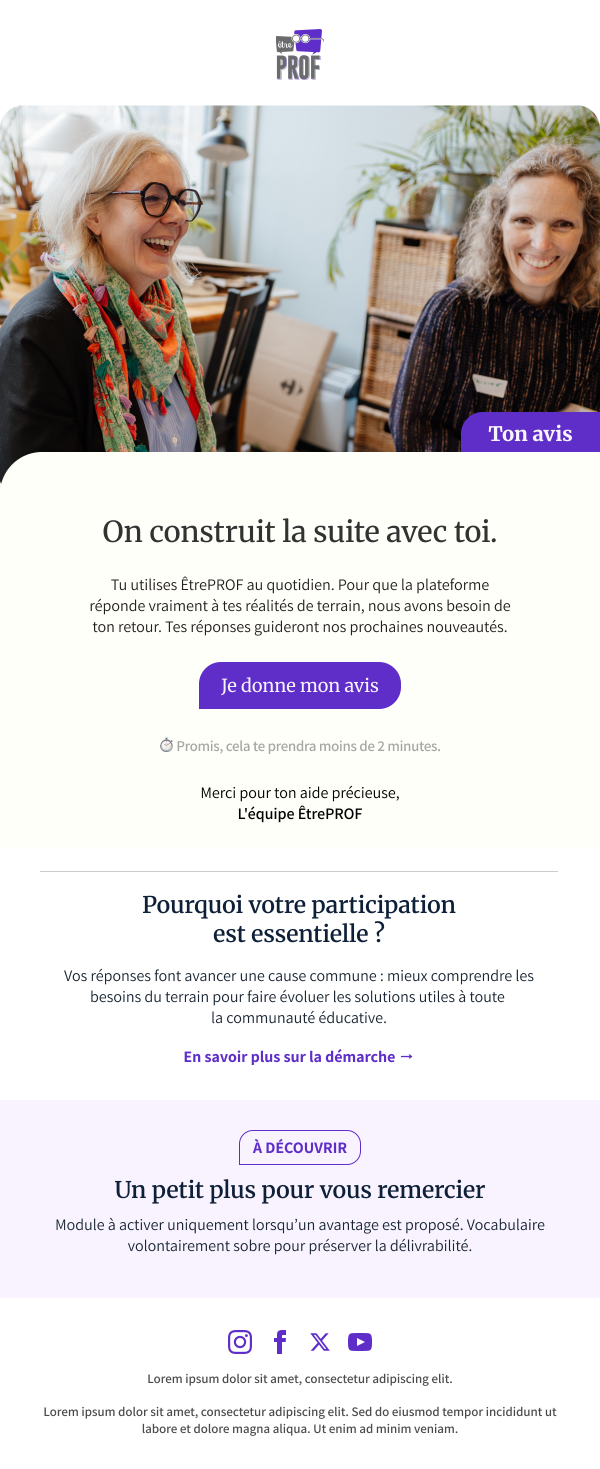
#> input picture images/email-01-figma.png, 1200 x 2938 px, found by its file name (shown at 1/2 size); its folder holds only this picture in this run
$ python fix_heroes.py
#> lines starting #> are read from the running program, lines starting #| are printed output that depends on the picture
"""Rebuild hero PNGs from Figma frame renders with scoop + radii baked in.

Emailify overlap (email-01/03/05):
- Frame-local image at y≈105, h=380 (starts 34px above Full Image row)
- Top radii 24; title row radii [42,0,0,0] cream #FFFFF9 → bottom-left scoop
- Feedback badge ("Ton avis") baked into photo
"""
from pathlib import Path
from PIL import Image, ImageDraw

ROOT = Path(r"E:\Freelancer project\figma_to_html")
IMAGES = ROOT / "images"
SCALE = 2
WHITE = (255, 255, 255, 255)


def load(n: int) -> Image.Image:
#> called with n = 1
    return Image.open(IMAGES / f"email-{n:02d}-figma.png").convert("RGBA")
#> returned value is the input picture: PIL image 1200x2938 RGBA; mean R, G, B, A 219.1, 214.9, 215.8, 255


def crop_xywh(im: Image.Image, x: float, y: float, w: float, h: float) -> Image.Image:
#> called with x = 0, y = 105.5, w = 600, h = 380
    return im.crop(
        (
            int(x * SCALE),
            int(y * SCALE),
            int((x + w) * SCALE),
            int((y + h) * SCALE),
        )
    )
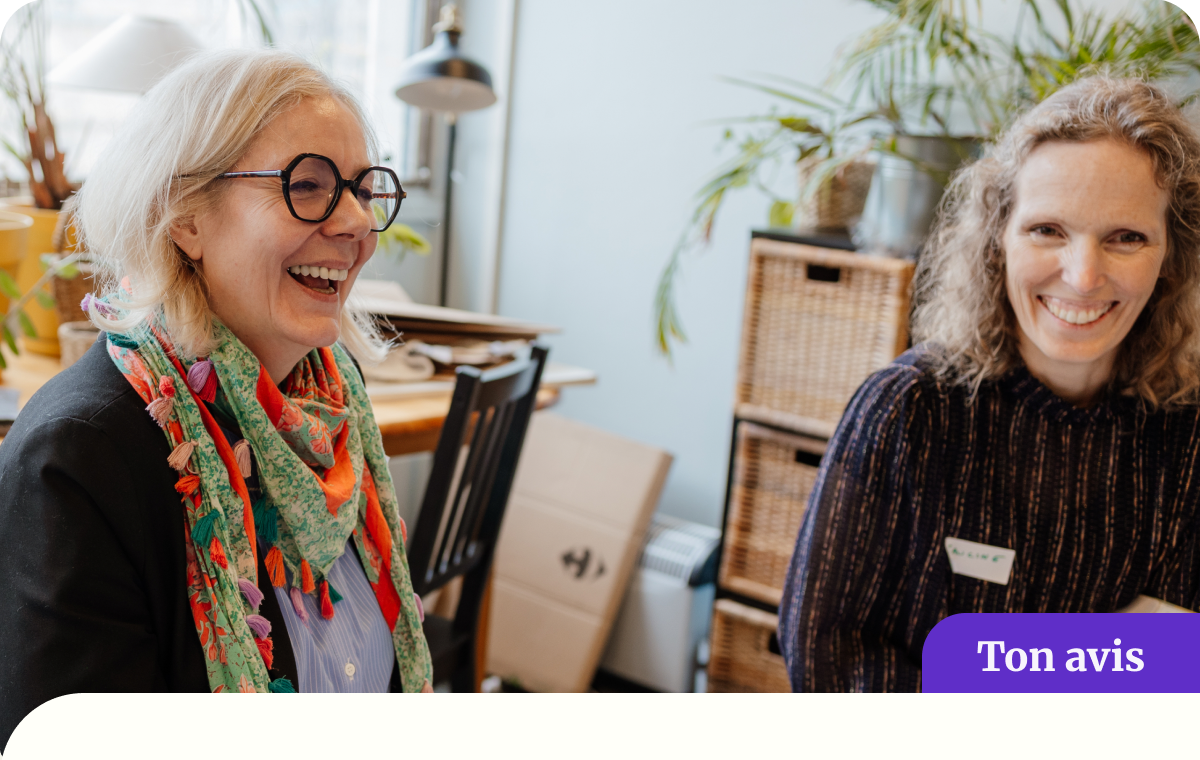
#> returned value: PIL image 1200x760 RGBA; mean R, G, B, A 147.9, 136, 130, 255


def ensure_top_radius(im: Image.Image, radius_design: float, fill=WHITE) -> Image.Image:
    """Reinforce Figma 24px top radii against white (logo) background."""
#> called with radius_design = 24, fill = (255, 255, 255, 255)
    w, h = im.size
#> w = 1200; h = 760
    r = int(radius_design * SCALE)
    if r <= 0:
        return im
    mask = Image.new("L", (w, h), 255)
#> mask: PIL image 1200x760 L; every value is 255
    draw = ImageDraw.Draw(mask)
    draw.rectangle([0, 0, r, r], fill=0)
    draw.ellipse([0, 0, 2 * r, 2 * r], fill=255)
    draw.rectangle([w - r, 0, w, r], fill=0)
    draw.ellipse([w - 2 * r, 0, w, 2 * r], fill=255)
    rounded = Image.new("RGBA", (w, h), (0, 0, 0, 0))
#> rounded: PIL image 1200x760 RGBA; every value is 0
    rounded.paste(im, (0, 0), mask)
    bg = Image.new("RGBA", (w, h), fill)
#> bg: PIL image 1200x760 RGBA; every value is 255
    bg.paste(rounded, (0, 0), rounded)
    return bg


def build_hero(frame: Image.Image, image_y: float, image_h: float = 380, top_r: float = 24):
    band = crop_xywh(frame, 0, image_y, 600, image_h)
    return ensure_top_radius(band, top_r, fill=WHITE)


# Frame-local image tops from absoluteBoundingBox (image.y - frame.y)
HEROES = [
    (1, 105.5),  # 2743.5 - 2638
    (2, 102.5),  # nested Frame 7
    (3, 105.5),
    (5, 105.5),
]

for n, y in HEROES:
    out = build_hero(load(n), y, 380, 24)
    path = IMAGES / f"email-{n:02d}-hero.png"
    out.save(path, optimize=True)
#> (the run stopped early here; a loop or call above may not have finished)
